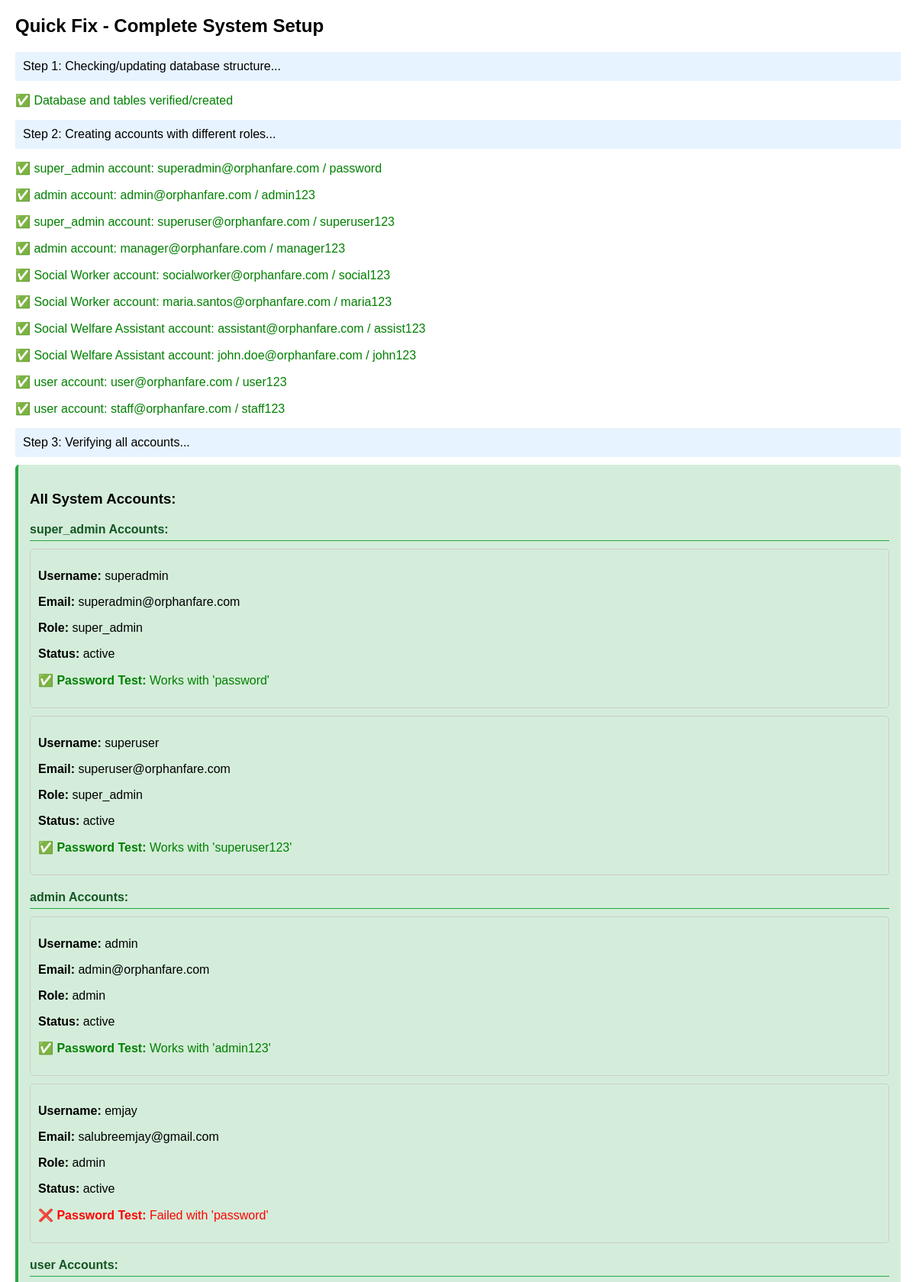
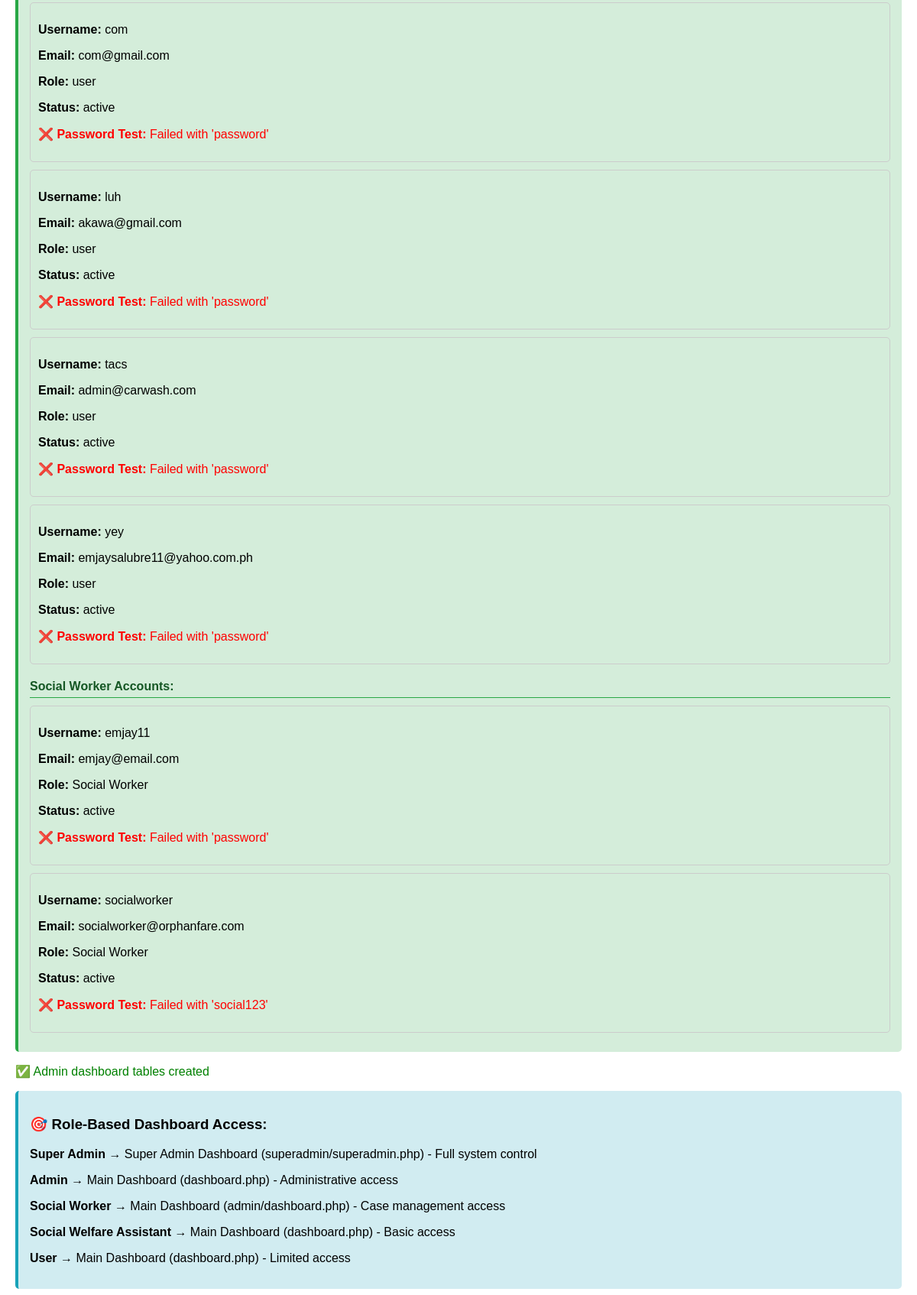
Page /quick_fix.php (upper part) on the committed database (2 pictures, top to bottom).
### tables this page shows
CREATE TABLE `users` (
  `id` int(11) NOT NULL,
  `username` varchar(50) NOT NULL,
  `email` varchar(100) NOT NULL,
  `password` varchar(255) NOT NULL,
  `role` enum('super_admin','admin','user','Social Worker','Social Welfare Assistant') DEFAULT 'user',
  `status` enum('active','inactive','pending') DEFAULT 'pending',
  `created_at` timestamp NOT NULL DEFAULT current_timestamp(),
  `updated_at` timestamp NOT NULL DEFAULT current_timestamp() ON UPDATE current_timestamp(),
  `two_factor_secret` varchar(32) DEFAULT NULL,
  `two_factor_enabled` tinyint(1) DEFAULT 0,
  `two_factor_verified` tinyint(1) DEFAULT 0,
  `two_factor_backup_codes` text DEFAULT NULL,
  `last_login` timestamp NULL DEFAULT NULL,
  `last_password_change` timestamp NOT NULL DEFAULT current_timestamp(),
  `failed_attempts` int(11) DEFAULT 0,
  `account_locked` tinyint(1) DEFAULT 0,
  `is_active` tinyint(1) DEFAULT 1
);

### quick_fix.php (the view, shortened to what this page needs)
<?php
$servername = "localhost";
$username = "root";
$password = "";
$dbname = "orphanfare";
echo "<h2>Quick Fix - Complete System Setup</h2>";
$conn = new mysqli($servername, $username, $password, $dbname);
echo "<p class='info'>Step 1: Checking/updating database structure...</p>";
$setup_sql = "
CREATE DATABASE IF NOT EXISTS $dbname;
USE $dbname;
CREATE TABLE IF NOT EXISTS users (
    id INT AUTO_INCREMENT PRIMARY KEY,
    username VARCHAR(50) NOT NULL UNIQUE,
    email VARCHAR(100) NOT NULL UNIQUE,
    password VARCHAR(255) NOT NULL,
    role ENUM('super_admin', 'admin', 'user', 'Social Worker', 'Social Welfare Assistant') DEFAULT 'user',
    status ENUM('active', 'inactive', 'pending') DEFAULT 'pending',
    created_at TIMESTAMP DEFAULT CURRENT_TIMESTAMP,
    updated_at TIMESTAMP DEFAULT CURRENT_TIMESTAMP ON UPDATE CURRENT_TIMESTAMP
);
CREATE TABLE IF NOT EXISTS audit_logs (
    id INT AUTO_INCREMENT PRIMARY KEY,
    user_id INT NOT NULL,
    action VARCHAR(255) NOT NULL,
    description TEXT,
    ip_address VARCHAR(45),
    user_agent TEXT,
    created_at TIMESTAMP DEFAULT CURRENT_TIMESTAMP
);
";
if ($conn->multi_query($setup_sql)) {
    echo "<p class='success'>✅ Database and tables verified/created</p>";
}
echo "<p class='info'>Step 2: Creating accounts with different roles...</p>";
$accounts = [
    ['superadmin@orphanfare.com', 'superadmin', 'password', 'super_admin'],
    ['admin@orphanfare.com', 'admin', 'admin123', 'admin'],
    ['superuser@orphanfare.com', 'superuser', 'superuser123', 'super_admin'],
    ['manager@orphanfare.com', 'manager', 'manager123', 'admin'],
    ['socialworker@orphanfare.com', 'socialworker', 'social123', 'Social Worker'],
    ['maria.santos@orphanfare.com', 'mariasantos', 'maria123', 'Social Worker'],
    ['assistant@orphanfare.com', 'assistant', 'assist123', 'Social Welfare Assistant'],
    ['john.doe@orphanfare.com', 'johndoe', 'john123', 'Social Welfare Assistant'],
    ['user@orphanfare.com', 'regularuser', 'user123', 'user'],
    ['staff@orphanfare.com', 'staff', 'staff123', 'user']
];
foreach ($accounts as $account) {
    $email = $account[0];
    $username = $account[1];
    $password = $account[2];
    $role = $account[3];
    $password_hash = password_hash($password, PASSWORD_DEFAULT);
    $sql = "INSERT INTO users (username, email, password, role, status)
            VALUES (?, ?, ?, ?, 'active')
            ON DUPLICATE KEY UPDATE
            password = VALUES(password),
            role = VALUES(role),
            status = VALUES(status)";
    $stmt = $conn->prepare($sql);
    $stmt->bind_param("ssss", $username, $email, $password_hash, $role);
    if ($stmt->execute()) {
        echo "<p class='success'>✅ $role account: $email / $password</p>";
    } else {
        echo "<p class='error'>❌ Failed to create $email: " . $conn->error . "</p>";
    }
}
echo "<p class='info'>Step 3: Verifying all accounts...</p>";
$verify_sql = "SELECT username, email, password, role, status FROM users ORDER BY role, username";
$result = $conn->query($verify_sql);
if ($result->num_rows > 0) {
    echo "<div class='account-box'>";
    echo "<h3>All System Accounts:</h3>";
    $current_role = '';
    while ($user = $result->fetch_assoc()) {
        if ($user['role'] !== $current_role) {
            $current_role = $user['role'];
            echo "<h4 style='color: #155724; margin: 20px 0 10px 0; padding-bottom: 5px; border-bottom: 1px solid #28a745;'>$current_role Accounts:</h4>";
        }
        echo "<div style='border: 1px solid #ccc; padding: 10px; margin: 10px 0; border-radius: 5px;'>";
        echo "<p><strong>Username:</strong> " . $user['username'] . "</p>";
        echo "<p><strong>Email:</strong> " . $user['email'] . "</p>";
        echo "<p><strong>Role:</strong> " . $user['role'] . "</p>";
        echo "<p><strong>Status:</strong> " . $user['status'] . "</p>";
        $test_passwords = [
            'superadmin@orphanfare.com' => 'password',
            'admin@orphanfare.com' => 'admin123',
            'superuser@orphanfare.com' => 'superuser123',
            'manager@orphanfare.com' => 'manager123',
            'socialworker@orphanfare.com' => 'social123',
            'maria.santos@orphanfare.com' => 'maria123',
            'assistant@orphanfare.com' => 'assist123',
            'john.doe@orphanfare.com' => 'john123',
            'user@orphanfare.com' => 'user123',
            'staff@orphanfare.com' => 'staff123'
        ];
        $test_password = $test_passwords[$user['email']] ?? 'password';
        if (password_verify($test_password, $user['password'])) {
            echo "<p class='success'><strong>✅ Password Test:</strong> Works with '$test_password'</p>";
        } else {
            echo "<p class='error'><strong>❌ Password Test:</strong> Failed with '$test_password'</p>";
        }
        echo "</div>";
    }
    echo "</div>";
} else {
    echo "<p class='error'>❌ No accounts found in database!</p>";
}
$admin_tables_sql = "
USE $dbname;
CREATE TABLE IF NOT EXISTS children (
    id INT AUTO_INCREMENT PRIMARY KEY,
    child_id VARCHAR(20) UNIQUE,
    name VARCHAR(100) NOT NULL,
    status ENUM('In Care', 'Adopted', 'Reintegrated') DEFAULT 'In Care',
    created_at TIMESTAMP DEFAULT CURRENT_TIMESTAMP
);
CREATE TABLE IF NOT EXISTS cases (
    id INT AUTO_INCREMENT PRIMARY KEY,
    case_id VARCHAR(20) UNIQUE,
    status ENUM('Open', 'Closed', 'Under Investigation') DEFAULT 'Open',
    priority ENUM('urgent', 'high', 'medium', 'low') DEFAULT 'medium',
    created_at TIMESTAMP DEFAULT CURRENT_TIMESTAMP
);
INSERT IGNORE INTO children (child_id, name, status) VALUES
('CH-2024-001', 'Juan Dela Cruz', 'In Care'),
('CH-2024-002', 'Maria Santos', 'In Care'),
('CH-2024-003', 'Pedro Reyes', 'Adopted');
INSERT IGNORE INTO cases (case_id, status, priority) VALUES
('CS-2024-001', 'Open', 'urgent'),
('CS-2024-002', 'Under Investigation', 'high'),
('CS-2024-003', 'Open', 'medium');
";
if ($conn->multi_query($admin_tables_sql)) {
    echo "<p class='success'>✅ Admin dashboard tables created</p>";
}
echo "<div class='role-info'>";
echo "<h3>🎯 Role-Based Dashboard Access:</h3>";
echo "<p><strong>Super Admin</strong> → Super Admin Dashboard (superadmin/superadmin.php) - Full system control</p>";
echo "<p><strong>Admin</strong> → Main Dashboard (dashboard.php) - Administrative access</p>";
echo "<p><strong>Social Worker</strong> → Main Dashboard (admin/dashboard.php) - Case management access</p>";
echo "<p><strong>Social Welfare Assistant</strong> → Main Dashboard (dashboard.php) - Basic access</p>";
echo "<p><strong>User</strong> → Main Dashboard (dashboard.php) - Limited access</p>";
echo "</div>";
?>

### quick_fix.php (style rules this page uses)
.success { color: green; }
.error { color: red; }
.info { background: #e7f3ff; padding: 10px; margin: 10px 0; }
.account-box { background: #d4edda; padding: 15px; border-radius: 5px; margin: 10px 0; border-left: 4px solid #28a745; }
.role-info { background: #d1ecf1; padding: 15px; border-radius: 5px; margin: 10px 0; border-left: 4px solid #17a2b8; }

### rows in the picture
users: role "super_admin", username "superadmin", email "superadmin@orphanfare.com", status "active", email "password"
users: username "superuser", email "superuser@orphanfare.com", role "super_admin", status "active", email "superuser123"
users: role "admin", username "admin", email "admin@orphanfare.com", status "active", email "admin123"
users: username "emjay", email "salubreemjay@gmail.com", role "admin", status "active", email "password"
users: role "user", username "com", email "com@gmail.com", status "active", email "password"
users: username "luh", email "akawa@gmail.com", role "user", status "active", email "password"
users: username "tacs", email "admin@carwash.com", role "user", status "active", email "password"
users: username "yey", email "emjaysalubre11@yahoo.com.ph", role "user", status "active", email "password"
users: role "Social Worker", username "emjay11", email "emjay@email.com", status "active", email "password"
users: username "socialworker", email "socialworker@orphanfare.com", role "Social Worker", status "active", email "social123"

### other values in the picture
$role "super_admin"
$email "superadmin@orphanfare.com"
$password "password"
$role "admin"
$email "admin@orphanfare.com"
$password "admin123"
$email "superuser@orphanfare.com"
$password "superuser123"
$email "manager@orphanfare.com"
$password "manager123"
$role "Social Worker"
$email "socialworker@orphanfare.com"
$password "social123"
$email "maria.santos@orphanfare.com"
$password "maria123"
